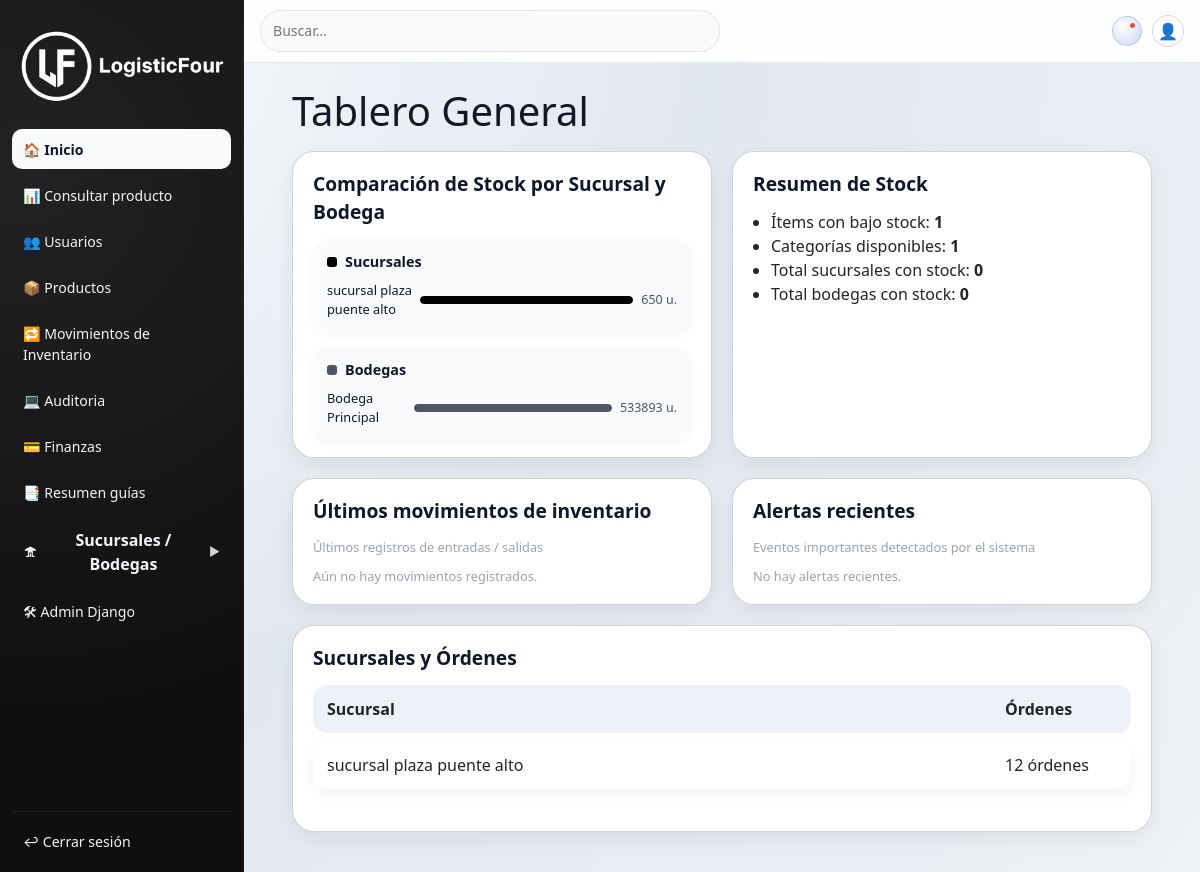
The app's page / (signed in) with its own data.
### core/models.py (models this page shows, shortened)
class MarcaTiempo(models.Model):
    creado_en = models.DateTimeField(auto_now_add=True)
    actualizado_en = models.DateTimeField(auto_now=True)
    class Meta:
        abstract = True

class Bodega(MarcaTiempo):
    codigo = models.CharField(max_length=30)
    nombre = models.CharField(max_length=150)
    direccion = models.CharField(blank=True, max_length=255)
    descripcion = models.TextField(blank=True)
    activo = models.BooleanField(default=True)
    productos = models.ManyToManyField(Producto, blank=True, related_name="bodegas")
    class Meta:
        db_table = "bodegas"

class Sucursal(MarcaTiempo):
    codigo = models.CharField(max_length=30, unique=True)
    nombre = models.CharField(max_length=150)
    direccion = models.TextField(blank=True)
    ciudad = models.CharField(max_length=120, blank=True)
    region = models.CharField(max_length=120, blank=True)
    pais = models.CharField(max_length=120, default="Chile")
    activo = models.BooleanField(default=True)
    bodega = models.ForeignKey(
        Bodega,
        on_delete=models.SET_NULL,
        null=True,
        blank=True,
        related_name="sucursales",
    )
    productos = models.ManyToManyField(Producto, blank=True, related_name="sucursales")
    class Meta:
        db_table = "sucursales"

### core/views.py (the view)
# urls.py: path("", views.dashboard, name="dashboard"),
@login_required
def dashboard(request):
    alertas_stock = Stock.objects.filter(cantidad_disponible__lt=10).count()
    productos_totales = Producto.objects.count()
    categorias_count = CategoriaProducto.objects.count()
    sucursales = Sucursal.objects.all()
    bodegas = Bodega.objects.all()
    stock_por_sucursal_qs = (
        Stock.objects
        .filter(ubicacion_sucursal__isnull=False)
        .values('ubicacion_sucursal__sucursal__nombre')
        .annotate(total=Sum('cantidad_disponible'))
        .order_by('ubicacion_sucursal__sucursal__nombre')
    )
    stock_por_bodega_qs = (
        Stock.objects
        .filter(ubicacion_bodega__isnull=False)
        .values('ubicacion_bodega__bodega__nombre')
        .annotate(total=Sum('cantidad_disponible'))
        .order_by('ubicacion_bodega__bodega__nombre')
    )
    stock_por_sucursal = list(stock_por_sucursal_qs)
    stock_por_bodega = list(stock_por_bodega_qs)
    suc_totales = [float(i["total"]) for i in stock_por_sucursal]
    bod_totales = [float(i["total"]) for i in stock_por_bodega]
    max_suc = max(suc_totales) if suc_totales else 0
    max_bod = max(bod_totales) if bod_totales else 0
    for item in stock_por_sucursal:
        item["pct"] = int((float(item["total"]) / max_suc) * 100) if max_suc > 0 else 0
    for item in stock_por_bodega:
        item["pct"] = int((float(item["total"]) / max_bod) * 100) if max_bod > 0 else 0
    context = {
        "sucursales_activas": sucursales.count(),
        "bodegas_totales": bodegas.count(),
        "alertas_stock": alertas_stock,
        "productos_totales": productos_totales,
        "categorias_count": categorias_count,
        "sucursales": sucursales,
        "stock_por_sucursal": stock_por_sucursal,
        "stock_por_bodega": stock_por_bodega,
    }
    return render(request, "core/dashboard.html", context)

### core/context_processors.py (called while the page is built)
def currency_context(request):
    current = request.session.get("currency", "CLP")
    return {
        "current_currency": current,
        "currency_supported": ["CLP", "USD"],
    }

### core/templates/core/dashboard.html (shortened to what this page needs)
{% extends "core/base.html" %}
{% block content %}
<div class="dashboard-wrap">
  <h1 class="h1" style="margin-bottom:16px;">Tablero General</h1>
  <div class="grid-2">
    <div class="card">
      <div class="card-title">Comparación de Stock por Sucursal y Bodega</div>
      <div class="metrics-grid">
        <div class="metric-section">
          <div class="metric-title">
            <span class="dot" style="background:#000;"></span>
            Sucursales
          </div>
          <div class="metric-list">
            {% if stock_por_sucursal %}
              {% for item in stock_por_sucursal %}
                <div class="metric-row">
                  <div class="metric-name">
                    {{ item.ubicacion_sucursal__sucursal__nombre }}
                  </div>
                  <div class="metric-bar">
                    <div class="metric-bar-fill metric-bar-fill--sucursal"
                         style="width: {{ item.pct }}%;"></div>
                  </div>
                  <div class="metric-value">
                    {{ item.total|floatformat:0 }} u.
                  </div>
                </div>
              {% endfor %}
            {% else %}
              <div style="font-size:.8rem;color:#9ca3af;">Sin stock en sucursales.</div>
            {% endif %}
          </div>
        </div>
        <div class="metric-section">
          <div class="metric-title">
            <span class="dot" style="background:#4b5563;"></span>
            Bodegas
          </div>
          <div class="metric-list">
            {% if stock_por_bodega %}
              {% for item in stock_por_bodega %}
                <div class="metric-row">
                  <div class="metric-name">
                    {{ item.ubicacion_bodega__bodega__nombre }}
                  </div>
                  <div class="metric-bar">
                    <div class="metric-bar-fill metric-bar-fill--bodega"
                         style="width: {{ item.pct }}%;"></div>
                  </div>
                  <div class="metric-value">
                    {{ item.total|floatformat:0 }} u.
                  </div>
                </div>
              {% endfor %}
            {% else %}
              <div style="font-size:.8rem;color:#9ca3af;">Sin stock en bodegas.</div>
            {% endif %}
          </div>
        </div>
      </div>
    </div>
    <div class="card">
      <div class="card-title">Resumen de Stock</div>
      <ul style="margin:0; padding-left:18px;">
        <li>Ítems con bajo stock: <b>{{ alertas_stock }}</b></li>
        <li>Categorías disponibles: <b>{{ categorias_count }}</b></li>
        <li>Total sucursales con stock: <b>{{ stock_sucursales_count|default:"0" }}</b></li>
        <li>Total bodegas con stock: <b>{{ stock_bodegas_count|default:"0" }}</b></li>
      </ul>
    </div>
  </div>
  <div class="grid-2">
    <div class="card">
      <div class="card-title">Últimos movimientos de inventario</div>
      <p class="card-sub">Últimos registros de entradas / salidas</p>
      <ul class="timeline">
        {% if ultimos_movimientos %}
          {% for mov in ultimos_movimientos %}
          <li class="timeline-item">
            <div class="timeline-main">
              {{ mov.producto__nombre|default:mov.producto.nombre }}
              <br>
              <span style="font-size:.75rem;color:#6b7280;">
                {{ mov.tipo_movimiento__nombre|default:mov.tipo_movimiento.nombre }} ·
                {{ mov.cantidad|floatformat:0 }} {{ mov.unidad__codigo|default:mov.unidad.codigo }}
              </span>
            </div>
            <div class="timeline-meta">
              {{ mov.ocurrido_en|date:"d/m H:i" }}
            </div>
          </li>
          {% endfor %}
        {% else %}
          <li style="font-size:.8rem;color:#9ca3af;">Aún no hay movimientos registrados.</li>
        {% endif %}
      </ul>
    </div>
    <div class="card">
      <div class="card-title">Alertas recientes</div>
      <p class="card-sub">Eventos importantes detectados por el sistema</p>
      <ul class="timeline">
        {% if alertas_recientes %}
          {% for a in alertas_recientes %}
          <li class="timeline-item">
            <div class="timeline-main">
              <span class="pill pill--warn" style="margin-right:6px;">
                {{ a.severidad|default:"ALERTA" }}
              </span>
              {{ a.mensaje|truncatechars:80 }}
              <br>
              <span style="font-size:.75rem;color:#6b7280;">
                {{ a.producto__sku|default:a.producto.sku }} ·
                {{ a.producto__nombre|default:a.producto.nombre }}
              </span>
            </div>
            <div class="timeline-meta">
              {{ a.creado_en|default:a.creado_en|date:"d/m H:i" }}
            </div>
          </li>
          {% endfor %}
        {% else %}
          <li style="font-size:.8rem;color:#9ca3af;">No hay alertas recientes.</li>
        {% endif %}
      </ul>
    </div>
  </div>
  <div class="card">
    <div class="card-title">Sucursales y Órdenes</div>
    <div class="table">
      <div class="tr th">
        <div>Sucursal</div>
        <div>Órdenes</div>
      </div>
      {% for sucursal in sucursales %}
      <div class="tr">
        <div data-label="Sucursal">{{ sucursal.nombre }}</div>
        <div data-label="Órdenes">
          {{ sucursal.transferencias_sucursal_origen.count }} órdenes
        </div>
      </div>
      {% empty %}
      <div class="tr">
        <div>No hay sucursales disponibles.</div>
      </div>
      {% endfor %}
    </div>
  </div>
</div>
{% endblock %}

### core/templates/core/base.html (style rules this page uses)
:root { --bg: #eef1f5; --panel: #ffffff; --ink: #111827; --muted: #6b7280; --line: rgba(15,23,42,.06); --ok: #16a34a; --warn: #ea580c; --sidebar-w: 244px; --brand: #E30613; --radius-lg: 14px; --radius-md: 10px; }
* { box-sizing:border-box }
html,body { height:100% }
body { margin:0; background: radial-gradient(circle at 0 0, #f8fafc 0%, #e2e8f0 48%, #eef1f5 100%); color:var(--ink); font-family: system-ui, -apple-system, BlinkMacSystemFont, "Segoe UI", sans-serif; max-width:100vw; overflow-x:hidden; }
.card-title { font-weight:700;margin:0 }

### core/templates/core/dashboard.html (style rules this page uses)
.dashboard-wrap { width: 100%; padding: 24px 48px 40px; animation: fadeIn .3s ease-out both; }
.grid-2 { display:grid; gap:20px; grid-template-columns: repeat(auto-fit, minmax(340px, 1fr)); margin-bottom:20px; }
.card { background:white; border-radius:22px; padding:18px 20px; box-shadow:0 8px 22px rgba(0,0,0,.06); transition:.18s; }
.card-title { font-size:1.2rem; font-weight:700; color:#0f172a; margin-bottom:12px; }
.card-sub { font-size:.8rem; color:#9ca3af; margin-bottom:10px; }
.metrics-grid { display:grid; grid-template-columns: repeat(auto-fit, minmax(260px, 1fr)); gap:16px; }
.metric-section { background:#f9fafb; border-radius:16px; padding:12px 14px; box-shadow:0 4px 12px rgba(15,23,42,0.04); }
.metric-title { display:flex; align-items:center; gap:8px; font-size:.9rem; font-weight:600; color:#111827; margin-bottom:8px; }
.metric-title span.dot { width:10px; height:10px; border-radius:3px; display:inline-block; }
.metric-list { display:flex; flex-direction:column; gap:6px; }
.metric-row { display:grid; grid-template-columns: 1.2fr 3fr auto; align-items:center; gap:8px; font-size:.8rem; }
.metric-name { color:#111827; font-weight:500; }
.metric-bar { background:#e5e7eb; border-radius:999px; overflow:hidden; height:8px; }
.metric-bar-fill { height:100%; border-radius:999px; }
.metric-bar-fill--sucursal { background:#000000; }
.metric-bar-fill--bodega { background:#4b5563; }
.metric-value { font-variant-numeric:tabular-nums; color:#4b5563; font-size:.78rem; }
.timeline { list-style:none; padding:0; margin:0; display:flex; flex-direction:column; gap:8px; }
.table { width:100%; }
.tr { display:grid; grid-template-columns: 1fr 140px; background:white; margin-bottom:8px; border-radius:14px; box-shadow:0 5px 16px rgba(0,0,0,.05); }
.tr.th { background:#eef1f7; font-weight:700; box-shadow:none; }
.tr div { padding:12px 14px; }

### records on screen
Bodega: ubicacion_bodega__bodega__nombre "Bodega Principal", {{ item.pct }} 100 (drawn), total "533893"
Sucursal: nombre "sucursal plaza puente alto", transferencias_sucursal_origen.count "12"

### other values on screen
{{ item.ubicacion_sucursal__sucursal__nombre }} "sucursal plaza puente alto"
{{ item.total|floatformat:0 }} "650"
{{ alertas_stock }} "1"
{{ categorias_count }} "1"
{{ stock_sucursales_count|default:"0" }} "0"
{{ stock_bodegas_count|default:"0" }} "0"
